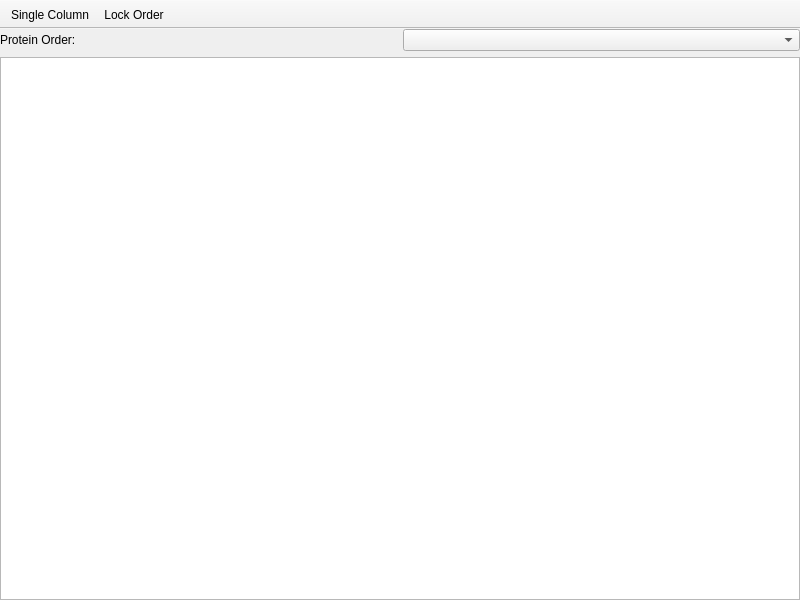
<?xml version="1.0" encoding="UTF-8"?>
<ui version="4.0">
 <class>HeatmapTab</class>
 <widget class="QMainWindow" name="HeatmapTab">
  <property name="geometry">
   <rect>
    <x>0</x>
    <y>0</y>
    <width>800</width>
    <height>600</height>
   </rect>
  </property>
  <property name="windowTitle">
   <string>MainWindow</string>
  </property>
  <widget class="QWidget" name="centralwidget">
   <layout class="QVBoxLayout" name="verticalLayout">
    <property name="leftMargin">
     <number>0</number>
    </property>
    <property name="topMargin">
     <number>0</number>
    </property>
    <property name="rightMargin">
     <number>0</number>
    </property>
    <property name="bottomMargin">
     <number>0</number>
    </property>
    <item>
     <widget class="QWidget" name="orderBar" native="true">
      <layout class="QHBoxLayout" name="horizontalLayout_3">
       <property name="leftMargin">
        <number>0</number>
       </property>
       <property name="topMargin">
        <number>0</number>
       </property>
       <property name="rightMargin">
        <number>0</number>
       </property>
       <property name="bottomMargin">
        <number>0</number>
       </property>
       <item>
        <widget class="QLabel" name="orderLabel">
         <property name="text">
          <string>Protein Order:</string>
         </property>
        </widget>
       </item>
       <item>
        <widget class="QComboBox" name="orderSelect"/>
       </item>
      </layout>
     </widget>
    </item>
    <item>
     <widget class="HeatmapView" name="view">
      <property name="verticalScrollBarPolicy">
       <enum>Qt::ScrollBarAlwaysOff</enum>
      </property>
      <property name="horizontalScrollBarPolicy">
       <enum>Qt::ScrollBarAlwaysOff</enum>
      </property>
      <property name="sizeAdjustPolicy">
       <enum>QAbstractScrollArea::AdjustToContentsOnFirstShow</enum>
      </property>
      <property name="backgroundBrush">
       <brush brushstyle="SolidPattern">
        <color alpha="255">
         <red>64</red>
         <green>64</green>
         <blue>64</blue>
        </color>
       </brush>
      </property>
      <property name="renderHints">
       <set>QPainter::TextAntialiasing</set>
      </property>
      <property name="dragMode">
       <enum>QGraphicsView::ScrollHandDrag</enum>
      </property>
      <property name="transformationAnchor">
       <enum>QGraphicsView::AnchorUnderMouse</enum>
      </property>
     </widget>
    </item>
   </layout>
  </widget>
  <widget class="QToolBar" name="toolBar">
   <property name="contextMenuPolicy">
    <enum>Qt::PreventContextMenu</enum>
   </property>
   <property name="windowTitle">
    <string>Heatmap Tools</string>
   </property>
   <property name="movable">
    <bool>false</bool>
   </property>
   <property name="floatable">
    <bool>false</bool>
   </property>
   <attribute name="toolBarArea">
    <enum>TopToolBarArea</enum>
   </attribute>
   <attribute name="toolBarBreak">
    <bool>false</bool>
   </attribute>
   <addaction name="actionToggleSingleCol"/>
   <addaction name="actionLockOrder"/>
  </widget>
  <action name="actionToggleSingleCol">
   <property name="checkable">
    <bool>true</bool>
   </property>
   <property name="icon">
    <iconset theme="object-columns">
     <normaloff>.</normaloff>.</iconset>
   </property>
   <property name="text">
    <string>Single Column</string>
   </property>
   <property name="toolTip">
    <string>Don't distribute heatmap along several columns</string>
   </property>
   <property name="shortcut">
    <string>S</string>
   </property>
  </action>
  <action name="actionLockOrder">
   <property name="checkable">
    <bool>true</bool>
   </property>
   <property name="icon">
    <iconset theme="lock">
     <normaloff>.</normaloff>.</iconset>
   </property>
   <property name="text">
    <string>Lock Order</string>
   </property>
   <property name="toolTip">
    <string>Do not re-order when reference changes</string>
   </property>
  </action>
 </widget>
 <customwidgets>
  <customwidget>
   <class>HeatmapView</class>
   <extends>QGraphicsView</extends>
   <header>src/heatmap/heatmapview.h</header>
  </customwidget>
 </customwidgets>
 <resources/>
 <connections/>
</ui>
